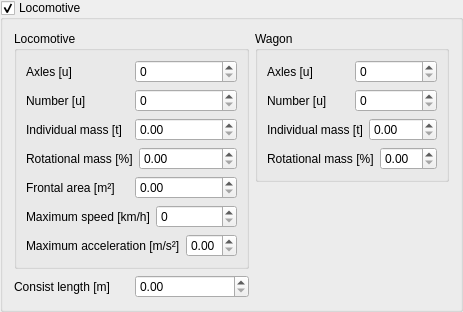
           <widget class="QGroupBox" name="groupBox">
            <property name="enabled">
             <bool>true</bool>
            </property>
            <property name="sizePolicy">
             <sizepolicy hsizetype="Preferred" vsizetype="MinimumExpanding">
              <horstretch>0</horstretch>
              <verstretch>0</verstretch>
             </sizepolicy>
            </property>
            <property name="font">
             <font>
              <pointsize>9</pointsize>
             </font>
            </property>
            <property name="title">
             <string>Locomotive</string>
            </property>
            <property name="checkable">
             <bool>true</bool>
            </property>
            <property name="checked">
             <bool>true</bool>
            </property>
            <layout class="QGridLayout" name="gridLayout_6">
             <item row="0" column="0">
              <layout class="QGridLayout" name="gridLayout_2">
               <item row="0" column="0" alignment="Qt::AlignTop">
                <widget class="QGroupBox" name="groupBox_3">
                 <property name="sizePolicy">
                  <sizepolicy hsizetype="Minimum" vsizetype="Fixed">
                   <horstretch>0</horstretch>
                   <verstretch>0</verstretch>
                  </sizepolicy>
                 </property>
                 <property name="title">
                  <string>Locomotive</string>
                 </property>
                 <layout class="QGridLayout" name="gridLayout_4">
                  <item row="2" column="0">
                   <layout class="QHBoxLayout" name="horizontalLayout_2">
                    <item>
                     <widget class="QLabel" name="label_2">
                      <property name="text">
                       <string>Individual mass [t]</string>
                      </property>
                     </widget>
                    </item>
                    <item>
                     <widget class="QDoubleSpinBox" name="LOCO_MASS">
                      <property name="wrapping">
                       <bool>false</bool>
                      </property>
                      <property name="specialValueText">
                       <string/>
                      </property>
                      <property name="prefix">
                       <string/>
                      </property>
                      <property name="suffix">
                       <string/>
                      </property>
                      <property name="maximum">
                       <double>999.000000000000000</double>
                      </property>
                     </widget>
                    </item>
                   </layout>
                  </item>
                  <item row="6" column="0">
                   <layout class="QHBoxLayout" name="horizontalLayout_7">
                    <item>
                     <widget class="QLabel" name="label_8">
                      <property name="text">
                       <string>Maximum acceleration [m/s²]</string>
                      </property>
                     </widget>
                    </item>
                    <item>
                     <widget class="QDoubleSpinBox" name="LOCO_MAX_A">
                      <property name="wrapping">
                       <bool>false</bool>
                      </property>
                      <property name="specialValueText">
                       <string/>
                      </property>
                      <property name="suffix">
                       <string/>
                      </property>
                      <property name="maximum">
                       <double>9.990000000000000</double>
                      </property>
                      <property name="singleStep">
                       <double>0.250000000000000</double>
                      </property>
                     </widget>
                    </item>
                   </layout>
                  </item>
                  <item row="3" column="0">
                   <layout class="QHBoxLayout" name="horizontalLayout_3">
                    <item>
                     <widget class="QLabel" name="label_3">
                      <property name="text">
                       <string>Rotational mass [%]</string>
                      </property>
                     </widget>
                    </item>
                    <item>
                     <widget class="QDoubleSpinBox" name="LOCO_ROT_MASS">
                      <property name="wrapping">
                       <bool>false</bool>
                      </property>
                      <property name="specialValueText">
                       <string/>
                      </property>
                      <property name="prefix">
                       <string/>
                      </property>
                      <property name="suffix">
                       <string/>
                      </property>
                     </widget>
                    </item>
                   </layout>
                  </item>
                  <item row="4" column="0">
                   <layout class="QHBoxLayout" name="horizontalLayout_4">
                    <item>
                     <widget class="QLabel" name="label_4">
                      <property name="text">
                       <string>Frontal area [m²]</string>
                      </property>
                     </widget>
                    </item>
                    <item>
                     <widget class="QDoubleSpinBox" name="LOCO_AREA">
                      <property name="wrapping">
                       <bool>false</bool>
                      </property>
                      <property name="specialValueText">
                       <string/>
                      </property>
                      <property name="prefix">
                       <string/>
                      </property>
                      <property name="suffix">
                       <string/>
                      </property>
                     </widget>
                    </item>
                   </layout>
                  </item>
                  <item row="5" column="0">
                   <layout class="QHBoxLayout" name="horizontalLaya">
                    <item>
                     <widget class="QLabel" name="label_11">
                      <property name="text">
                       <string>Maximum speed [km/h]</string>
                      </property>
                     </widget>
                    </item>
                    <item>
                     <widget class="QSpinBox" name="LOCO_MAX_SPEED">
                      <property name="wrapping">
                       <bool>false</bool>
                      </property>
                      <property name="specialValueText">
                       <string/>
                      </property>
                      <property name="suffix">
                       <string/>
                      </property>
                      <property name="maximum">
                       <number>999</number>
                      </property>
                     </widget>
                    </item>
                   </layout>
                  </item>
                  <item row="1" column="0">
                   <layout class="QHBoxLayout" name="horizontalLayout">
                    <item>
                     <widget class="QLabel" name="label">
                      <property name="text">
                       <string>Number [u]</string>
                      </property>
                     </widget>
                    </item>
                    <item>
                     <widget class="QSpinBox" name="LOCO_NUMBER">
                      <property name="layoutDirection">
                       <enum>Qt::LeftToRight</enum>
                      </property>
                      <property name="wrapping">
                       <bool>false</bool>
                      </property>
                      <property name="specialValueText">
                       <string/>
                      </property>
                      <property name="suffix">
                       <string/>
                      </property>
                     </widget>
                    </item>
                   </layout>
                  </item>
                  <item row="0" column="0">
                   <layout class="QHBoxLayout" name="horizontalLayout_18">
                    <item>
                     <widget class="QLabel" name="label_19">
                      <property name="text">
                       <string>Axles [u]</string>
                      </property>
                     </widget>
                    </item>
                    <item>
                     <widget class="QSpinBox" name="LOCO_AXLES">
                      <property name="layoutDirection">
                       <enum>Qt::LeftToRight</enum>
                      </property>
                      <property name="wrapping">
                       <bool>false</bool>
                      </property>
                      <property name="specialValueText">
                       <string/>
                      </property>
                      <property name="suffix">
                       <string/>
                      </property>
                     </widget>
                    </item>
                   </layout>
                  </item>
                 </layout>
                </widget>
               </item>
               <item row="0" column="1" alignment="Qt::AlignTop">
                <widget class="QGroupBox" name="groupBox_4">
                 <property name="sizePolicy">
                  <sizepolicy hsizetype="Minimum" vsizetype="Ignored">
                   <horstretch>0</horstretch>
                   <verstretch>0</verstretch>
                  </sizepolicy>
                 </property>
                 <property name="title">
                  <string>Wagon</string>
                 </property>
                 <property name="alignment">
                  <set>Qt::AlignLeading|Qt::AlignLeft|Qt::AlignTop</set>
                 </property>
                 <layout class="QVBoxLayout" name="verticalLayout_3">
                  <property name="sizeConstraint">
                   <enum>QLayout::SetMinimumSize</enum>
                  </property>
                  <item>
                   <layout class="QHBoxLayout" name="horizontalLayout_19">
                    <item>
                     <widget class="QLabel" name="label_20">
                      <property name="text">
                       <string>Axles [u]</string>
                      </property>
                     </widget>
                    </item>
                    <item>
                     <widget class="QSpinBox" name="WAG_AXLES">
                      <property name="layoutDirection">
                       <enum>Qt::LeftToRight</enum>
                      </property>
                      <property name="wrapping">
                       <bool>false</bool>
                      </property>
                      <property name="specialValueText">
                       <string/>
                      </property>
                      <property name="suffix">
                       <string/>
                      </property>
                     </widget>
                    </item>
                   </layout>
                  </item>
                  <item>
                   <layout class="QHBoxLayout" name="horizontalLayout_8">
                    <item>
                     <widget class="QLabel" name="label_7">
                      <property name="text">
                       <string>Number [u]</string>
                      </property>
                     </widget>
                    </item>
                    <item>
                     <widget class="QSpinBox" name="WAG_NUMBER">
                      <property name="layoutDirection">
                       <enum>Qt::LeftToRight</enum>
                      </property>
                      <property name="wrapping">
                       <bool>false</bool>
                      </property>
                      <property name="specialValueText">
                       <string/>
                      </property>
                      <property name="suffix">
                       <string/>
                      </property>
                     </widget>
                    </item>
                   </layout>
                  </item>
                  <item>
                   <layout class="QHBoxLayout" name="horizontalLayout_5">
                    <item>
                     <widget class="QLabel" name="label_5">
                      <property name="text">
                       <string>Individual mass [t]</string>
                      </property>
                     </widget>
                    </item>
                    <item>
                     <widget class="QDoubleSpinBox" name="WAG_MASS">
                      <property name="wrapping">
                       <bool>false</bool>
                      </property>
                      <property name="specialValueText">
                       <string/>
                      </property>
                      <property name="prefix">
                       <string/>
                      </property>
                      <property name="suffix">
                       <string/>
                      </property>
                      <property name="maximum">
                       <double>999.000000000000000</double>
                      </property>
                     </widget>
                    </item>
                   </layout>
                  </item>
                  <item>
                   <layout class="QHBoxLayout" name="horizontalLayout_6">
                    <item>
                     <widget class="QLabel" name="label_6">
                      <property name="text">
                       <string>Rotational mass [%]</string>
                      </property>
                     </widget>
                    </item>
                    <item>
                     <widget class="QDoubleSpinBox" name="WAG_ROT_MASS">
                      <property name="wrapping">
                       <bool>false</bool>
                      </property>
                      <property name="specialValueText">
                       <string/>
                      </property>
                      <property name="prefix">
                       <string/>
                      </property>
                      <property name="suffix">
                       <string/>
                      </property>
                     </widget>
                    </item>
                   </layout>
                  </item>
                 </layout>
                </widget>
               </item>
               <item row="1" column="0">
                <layout class="QHBoxLayout" name="horizontalLayout_35">
                 <item>
                  <widget class="QLabel" name="label_26">
                   <property name="text">
                    <string>Consist length [m]</string>
                   </property>
                  </widget>
                 </item>
                 <item>
                  <widget class="QDoubleSpinBox" name="LOCO_LENGTH">
                   <property name="wrapping">
                    <bool>false</bool>
                   </property>
                   <property name="specialValueText">
                    <string/>
                   </property>
                   <property name="prefix">
                    <string/>
                   </property>
                   <property name="suffix">
                    <string/>
                   </property>
                  </widget>
                 </item>
                </layout>
               </item>
              </layout>
             </item>
            </layout>
           </widget>
